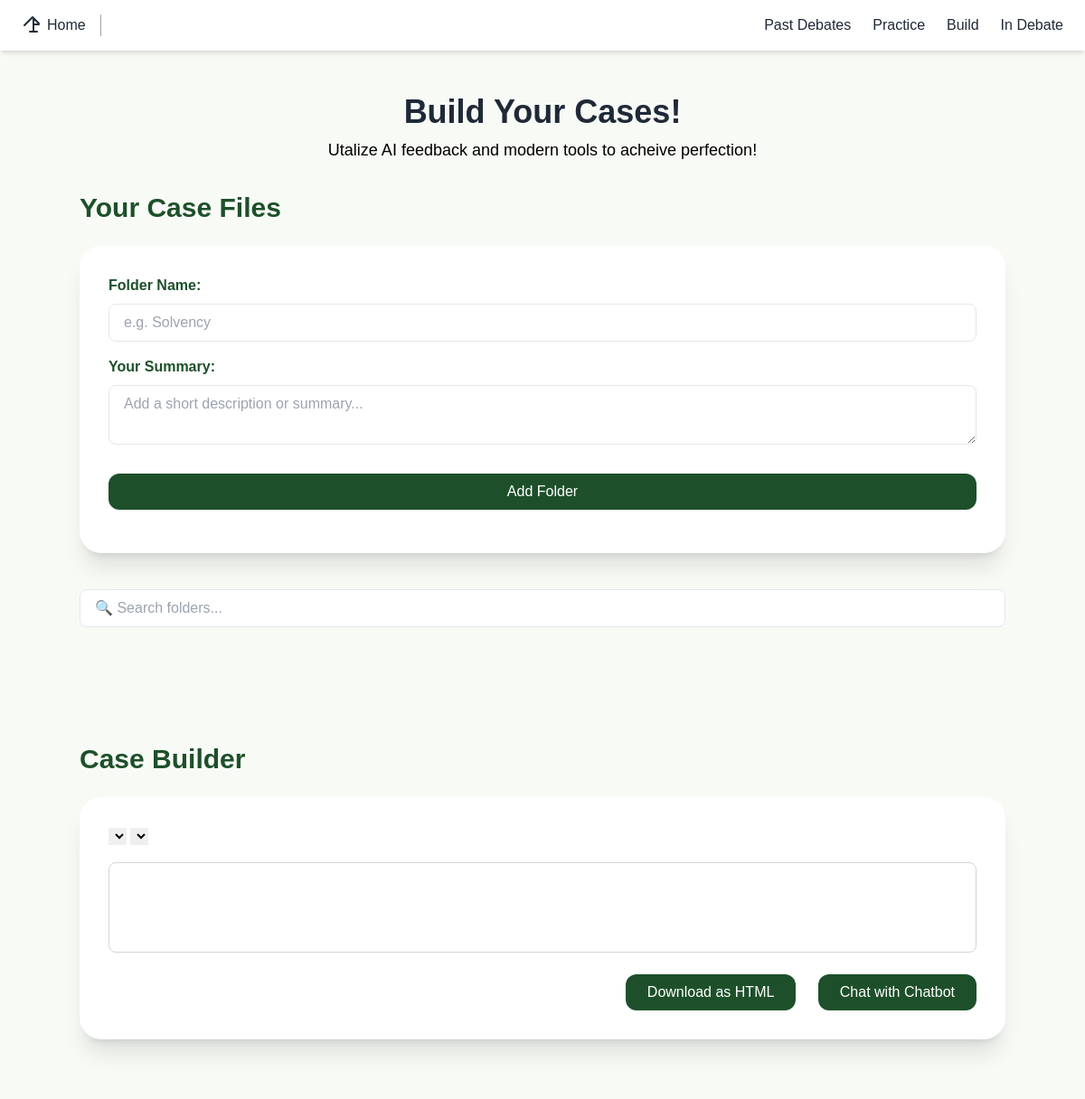
The app's page /build (upper part), older data.
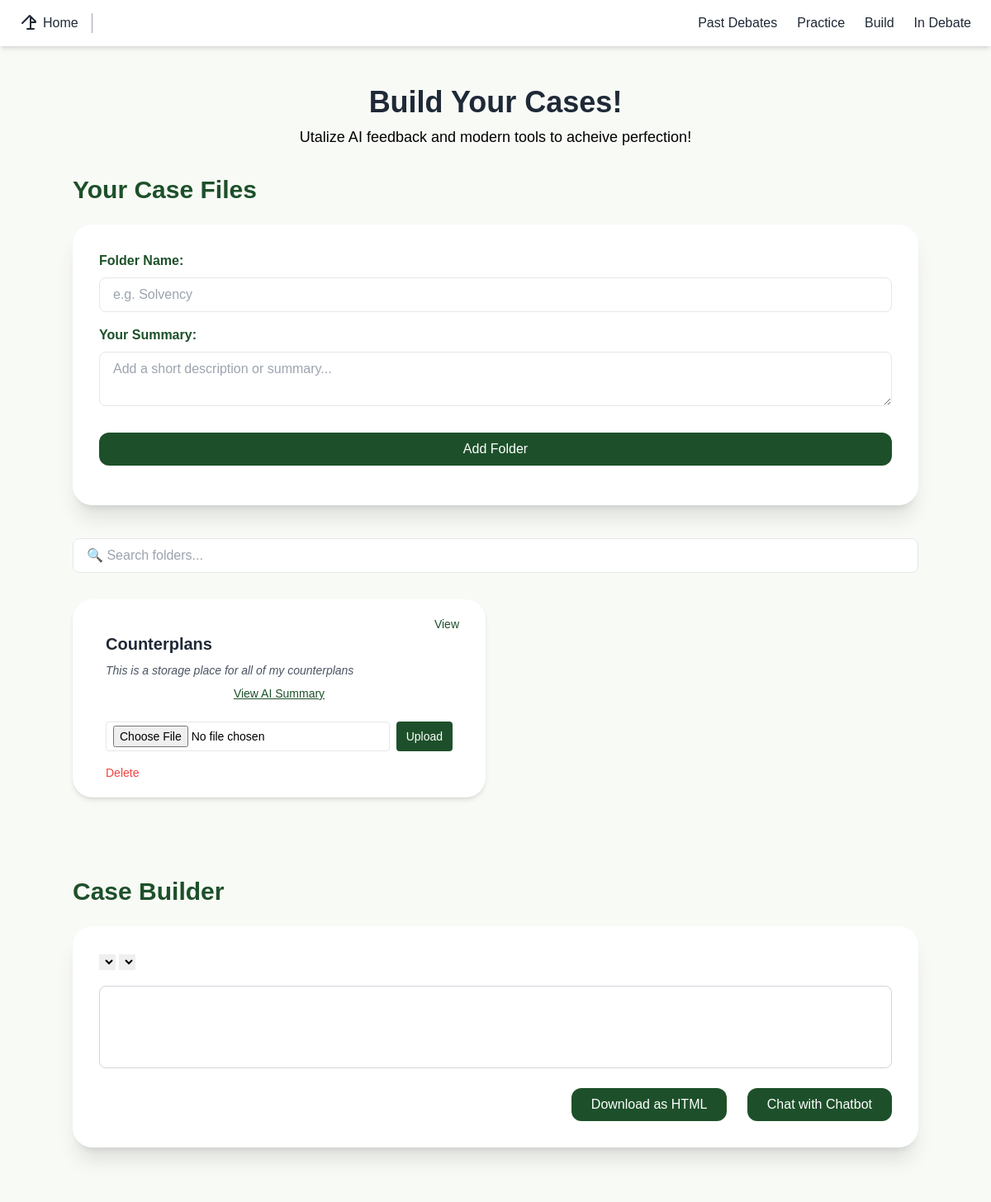
The same page, newer data.
### tables this page shows
CREATE TABLE folders (
                id INTEGER PRIMARY KEY AUTOINCREMENT,
                name TEXT NOT NULL,
                user_summary TEXT,
                ai_summary TEXT);

### app.py (the view)
@app.route("/build")
def build():
    with sqlite3.connect(DB_FILE) as conn:
        c = conn.cursor()
        c.execute("SELECT * FROM folders")
        folders = c.fetchall()
        folder_data = []
        for f in folders:
            folder_id, name, user_summary, ai_summary = f
            c.execute("SELECT id, filename FROM files WHERE folder_id = ?", (folder_id,))
            files = c.fetchall()
            folder_data.append({
                "id": folder_id,
                "name": name,
                "user_summary": user_summary,
                "ai_summary": ai_summary,
                "files": files
            })
    return render_template("build.html", folders=folder_data)

### app.py (called while the page is built)
@app.teardown_appcontext
def close_connection(exception):
    db = getattr(g, '_database', None)
    if db is not None:
        db.close()

### templates/build.html (shortened to what this page needs)
<head>
<script src="https://cdn.tailwindcss.com"></script>
<link href="https://cdn.quilljs.com/1.3.6/quill.snow.css" rel="stylesheet" />
</head>
<body>
<nav class="flex items-center justify-between px-6 py-4 shadow-md bg-white">
    <div class="flex items-center space-x-4">
        <a href="{{ url_for('dashboard') }}" class="flex items-center text-gray-800 hover:text-emerald-600">
            <svg xmlns="http://www.w3.org/2000/svg" class="h-6 w-6 mr-1" fill="none" viewBox="0 0 24 24"
                 stroke="currentColor" stroke-width="2">
                <path stroke-linecap="round" stroke-linejoin="round"
                      d="M3 12l2-2m0 0l7-7 7 7M13 5v6h6m-6 0v8m-4 0h8" />
            </svg>
            <span class="font-medium">Home</span>
        </a>
    </div>
    <div class="flex space-x-6">
        <a href="/past" class="text-gray-800 hover:text-emerald-600 font-medium">Past Debates</a>
        <a href="/debate" class="text-gray-800 hover:text-emerald-600 font-medium">Practice</a>
        <a href="/build" class="text-gray-800 hover:text-emerald-600 font-medium">Build</a>
        <a href="#" class="text-gray-800 hover:text-emerald-600 font-medium">In Debate</a>
    </div>
</nav>
<header class="text-center mt-12 mb-8">
    <h1 class="text-4xl font-bold text-gray-800">
        Build Your Cases!
    </h1>
    <p class="text-lg mt-2">Utalize AI feedback and modern tools to acheive perfection!</p>
</header>
<div class="max-w-7xl mx-auto px-6 grid grid-cols-1 gap-8">
    <section class="mb-16 px-4 md:px-16 animate-fadeIn">
        <h2 class="text-3xl font-bold mb-6 text-primaryGreen-dark">Your Case Files</h2>
        <section class="bg-white rounded-3xl shadow-xl p-8 mb-10 hover:shadow-2xl transition-shadow">
            <form action="{{ url_for('add_folder') }}" method="POST" class="grid gap-4">
                <div>
                    <label class="block mb-2 font-semibold text-primaryGreen-dark">Folder Name:</label>
                    <input name="name" type="text" required placeholder="e.g. Solvency"
                           class="w-full px-4 py-2 border rounded-lg focus:outline-none focus:ring-2 focus:ring-primaryGreen-light" />
                </div>
                <div>
                    <label class="block mb-2 font-semibold text-primaryGreen-dark">Your Summary:</label>
                    <textarea name="user_summary" rows="2" placeholder="Add a short description or summary..."
                              class="w-full px-4 py-2 border rounded-lg focus:outline-none focus:ring-2 focus:ring-primaryGreen-light"></textarea>
                </div>
                <button type="submit"
                        class="bg-primaryGreen-dark text-white px-6 py-2 rounded-xl hover:bg-primaryGreen transition mt-4">
                    Add Folder
                </button>
            </form>
        </section>
        <input id="folderSearch" type="text" placeholder="🔍 Search folders..."
               class="w-full mb-8 px-4 py-2 border rounded-lg focus:outline-none focus:ring-2 focus:ring-primaryGreen-light" />
        <div id="folderList" class="grid grid-cols-1 sm:grid-cols-2 lg:grid-cols-2 gap-6">
            {% for folder in folders %}
            <div class="folder-item bg-white rounded-3xl shadow-md p-10 relative transition hover:shadow-xl"
                 data-name="{{ folder.name | lower }}">
                <div class="flex flex-col gap-2">
                    <h3 class="text-xl font-semibold text-gray-800">{{ folder.name }}</h3>
                    <p class="text-gray-600 text-sm italic">{{ folder.user_summary or 'No summary yet' }}</p>
                    <button onclick="document.getElementById('ai-summary-{{ folder.id }}').classList.toggle('hidden')"
                            class="text-primaryGreen-dark text-sm underline hover:text-primaryGreen">
                        View AI Summary
                    </button>
                    <form action="{{ url_for('upload_file', folder_id=folder.id) }}" method="POST"
                          enctype="multipart/form-data" class="flex gap-2 mt-4">
                        <input type="file" name="file" required
                               class="flex-grow border rounded px-2 py-1 text-sm" />
                        <button type="submit"
                                class="bg-primaryGreen-dark text-white px-3 py-2 rounded hover:bg-primaryGreen text-sm">
                            Upload
                        </button>
                    </form>
                </div>
                <button onclick="openModal({{ folder.id }})"
                        class="absolute top-5 right-8 text-primaryGreen-dark hover:underline text-sm">
                    View
                </button>
                <form action="{{ url_for('delete_folder', folder_id=folder.id) }}" method="POST"
                      class="absolute bottom-1 left-15" onsubmit="return confirm('Delete this folder and its files?')">
                    <button class="text-red-500 hover:text-red-700 text-sm">Delete</button>
                </form>
            </div>
            {% endfor %}
        </div>
    </section>
    <section class="mb-16 px-4 md:px-16 animate-fadeIn">
        <h2 class="text-3xl font-bold mb-6 text-primaryGreen-dark">Case Builder</h2>
        <section class="bg-white rounded-3xl shadow-xl p-8 mb-10 hover:shadow-2xl transition-shadow">
            <div id="quill-toolbar" class="mb-4">
            <span class="ql-formats">
                <select class="ql-header">
                    <option selected></option>
                    <option value="1"></option>
                </select>
                <select class="ql-size">
                    <option selected></option>
                    <option value="large"></option>
                </select>
            </span>
                <span class="ql-formats">
            </span>
                <span class="ql-formats">
            </span>
            </div>
            <div id="quill-editor" class="bg-white border border-gray-300 rounded-lg p-4 min-h-[100px]"></div>
            <div class="mt-6 text-right">
                <button onclick="downloadDoc()" class="bg-primaryGreen-dark text-white px-6 mr-5 py-2 rounded-xl hover:bg-primaryGreen transition">
                    Download as HTML
                </button>
                <button onclick="openModal('chatbot')" class="bg-primaryGreen-dark text-white px-6 py-2 rounded-xl hover:bg-primaryGreen transition">
                    Chat with Chatbot
                </button>
            </div>
        </section>
    </section>
</div>
</body>

### templates/build.html (style rules this page uses)
body { background-color: #f8faf6; font-family: "Trebuchet MS", Helvetica, sans-serif; }

Row changes from the older to the newer data that the page shows:
added folders: name "Counterplans", user_summary "This is a storage place for all of my counterplans"
